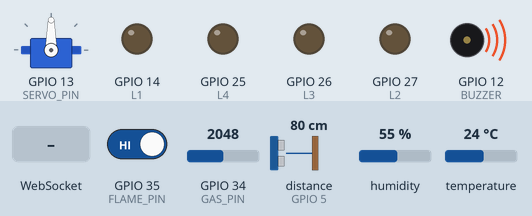
Bench run of a sketch on a simulated ESP32. On the bench: servo, output pins drawn as LEDs (lit = HIGH), buzzer (waves = sounding, pin HIGH). Wiring (inferred from the names in the program): ultrasonic range finder: trigger GPIO 4; echo GPIO 5. The inputs (shaded band) are chosen by the test bench; at power-on: GPIO 34 (GAS_PIN) = 2048, GPIO 35 (FLAME_PIN) HIGH, distance to the obstacle (sensor on GPIO 5) 80 cm, humidity 55 %, temperature 24 °C. The echo pulse lasts 58.3 µs per cm; WiFi joins after 1.5 s; servers stay silent unless stated; pins used as bus, display or sensor lines are not drawn; what the sketch prints to the serial monitor is not drawn.

Above: at 2.7 s.
2.8 s: WebSocket text "F" received
At 3.8 s:
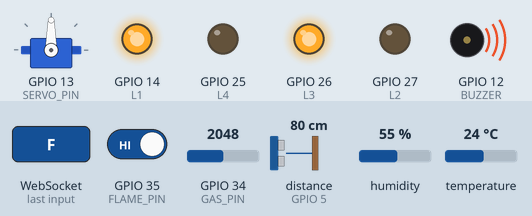
6.3 s: WebSocket text "B" received
At 7.6 s:
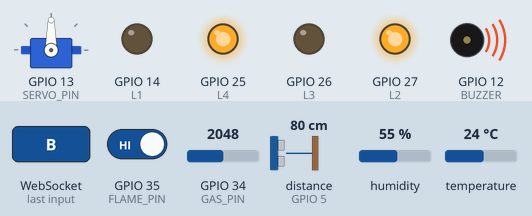
13.0 s: WebSocket text "FORWARD" received
At 14.0 s:
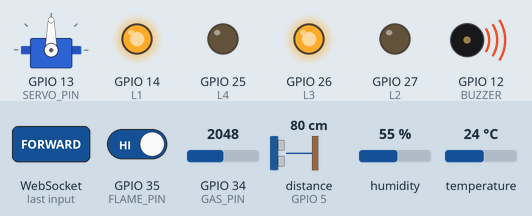
Timing chart, 0 to 15.5 s (numbered marks = the images above; inputs shaded):
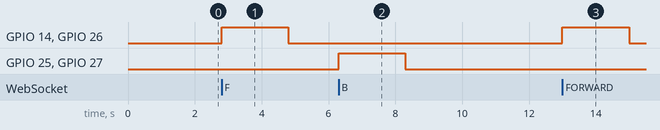

The sketch:

ARDUINO_CODE.ino
```cpp
#include <WiFi.h>
#include <WebSocketsClient.h>
#include <ArduinoJson.h>
#include <ESP32Servo.h>
#include <DHT.h>

// ===== WIFI =====
const char* WIFI_SSID     = "Ox";
const char* WIFI_PASSWORD = "uxic20252";
const char* SERVER_IP     = "10.222.71.222"; // Fixed to match your laptop's current IP!
const int   SERVER_PORT   = 5000;

// ===== PINS =====
#define TRIG 4
#define ECHO 5
#define DHT_PIN 15
#define GAS_PIN 34
#define FLAME_PIN 35
#define BUZZER 12
#define SERVO_PIN 13

// LEFT DRIVER
#define L1 14
#define L2 27
#define L3 26
#define L4 25

// RIGHT DRIVER
#define R1 33
#define R2 32
#define R3 18
#define R4 19

// ===== OBJECTS =====
WebSocketsClient ws;
Servo myServo;
DHT dht(DHT_PIN, DHT11);

// ===== GLOBAL =====
bool wsConnected = false;
unsigned long lastSend = 0;
unsigned long lastCmdTime = 0;

// ===== ULTRASONIC =====
long getDistance() {
  digitalWrite(TRIG, LOW); delayMicroseconds(2);
  digitalWrite(TRIG, HIGH); delayMicroseconds(10);
  digitalWrite(TRIG, LOW);
  long d = pulseIn(ECHO, HIGH, 30000) * 0.034 / 2;
  return (d == 0) ? 400 : d;
}

// ===== MOTOR =====
void stopMotors() {
  digitalWrite(L1,LOW); digitalWrite(L2,LOW);
  digitalWrite(L3,LOW); digitalWrite(L4,LOW);
  digitalWrite(R1,LOW); digitalWrite(R2,LOW);
  digitalWrite(R3,LOW); digitalWrite(R4,LOW);
}

void forward() {
  digitalWrite(L1,HIGH); digitalWrite(L2,LOW);
  digitalWrite(L3,HIGH); digitalWrite(L4,LOW);
  digitalWrite(R1,HIGH); digitalWrite(R2,LOW);
  digitalWrite(R3,HIGH); digitalWrite(R4,LOW);
}

void backward() {
  digitalWrite(L1,LOW); digitalWrite(L2,HIGH);
  digitalWrite(L3,LOW); digitalWrite(L4,HIGH);
  digitalWrite(R1,LOW); digitalWrite(R2,HIGH);
  digitalWrite(R3,LOW); digitalWrite(R4,HIGH);
}

void left() {
  digitalWrite(L1,LOW); digitalWrite(L2,HIGH);
  digitalWrite(L3,LOW); digitalWrite(L4,HIGH);
  digitalWrite(R1,HIGH); digitalWrite(R2,LOW);
  digitalWrite(R3,HIGH); digitalWrite(R4,LOW);
}

void right() {
  digitalWrite(L1,HIGH); digitalWrite(L2,LOW);
  digitalWrite(L3,HIGH); digitalWrite(L4,LOW);
  digitalWrite(R1,LOW); digitalWrite(R2,HIGH);
  digitalWrite(R3,LOW); digitalWrite(R4,HIGH);
}

// ===== SERVO SCAN =====
int scanDirection() {
  int leftDist, rightDist;

  myServo.write(135);
  delay(400);
  leftDist = getDistance();

  myServo.write(45);
  delay(400);
  rightDist = getDistance();

  myServo.write(90);
  delay(200);

  return (leftDist > rightDist) ? 1 : 2;
}

// ===== COMMAND =====
void handleCommand(String cmd) {

  Serial.println("CMD: " + cmd);
  lastCmdTime = millis();

  // Updated to support both old single-letter and new JSON-based full words!
  if(cmd=="F" || cmd=="FORWARD") forward();
  else if(cmd=="B" || cmd=="BACKWARD") backward();
  else if(cmd=="L" || cmd=="LEFT") left();
  else if(cmd=="R" || cmd=="RIGHT") right();
  else if(cmd=="S" || cmd=="STOP" || cmd=="NONE") stopMotors();

  else if(cmd=="AUTO"){
    int d = getDistance();
    if(d < 15){
      stopMotors();
      int dir = scanDirection();
      if(dir==1) left();
      else right();
    } else {
      forward();
    }
  }

  else if(cmd=="BUZ"){
    digitalWrite(BUZZER, !digitalRead(BUZZER));
  }
}

// ===== WEBSOCKET =====
void onWsEvent(WStype_t type, uint8_t* payload, size_t length) {

  if (type == WStype_CONNECTED) {
    wsConnected = true;
    Serial.println("WS CONNECTED");
  }

  else if (type == WStype_DISCONNECTED) {
    wsConnected = false;
    stopMotors();
  }

  else if (type == WStype_TEXT) {
    // Safely convert payload to String using the known length to avoid garbage characters
    String msg = "";
    for(size_t i=0; i<length; i++) msg += (char)payload[i];

    // Check if the payload is a JSON object from our newly updated server
    if (msg.startsWith("{")) {
      StaticJsonDocument<256> doc;
      // deserializeJson is extremely safe when given length
      DeserializationError err = deserializeJson(doc, payload, length);
      if (!err) {
        String cmd = doc["cmd"] | "STOP";
        int angle = doc["angle"] | -1;

        // Handle servo panning from the website directly!
        if (angle >= 0 && angle <= 180) {
          myServo.write(angle);
        }

        // Execute the parsed command
        handleCommand(cmd);
      } else {
        Serial.println("JSON Parse Failed: " + String(err.c_str()));
      }
    } else {
      // Fallback for plain text commands (e.g. "F", "B")
      handleCommand(msg);
    }
  }
}

// ===== SETUP =====
void setup() {
  Serial.begin(115200);

  pinMode(L1,OUTPUT); pinMode(L2,OUTPUT);
  pinMode(L3,OUTPUT); pinMode(L4,OUTPUT);
  pinMode(R1,OUTPUT); pinMode(R2,OUTPUT);
  pinMode(R3,OUTPUT); pinMode(R4,OUTPUT);

  pinMode(TRIG,OUTPUT);
  pinMode(ECHO,INPUT);

  pinMode(GAS_PIN,INPUT);
  pinMode(FLAME_PIN,INPUT);

  pinMode(BUZZER,OUTPUT);
  digitalWrite(BUZZER,HIGH); // OFF

  dht.begin();

  // Default servo attachment (prevents locking up some servos)
  myServo.setPeriodHertz(50);
  myServo.attach(SERVO_PIN);
  myServo.write(90);

  stopMotors();

  // WiFi
  WiFi.begin(WIFI_SSID, WIFI_PASSWORD);
  while (WiFi.status() != WL_CONNECTED) {
    delay(500);
    Serial.print(".");
  }

  Serial.println("\nConnected: " + WiFi.localIP().toString());

  ws.begin(SERVER_IP, SERVER_PORT, "/hardware");
  ws.onEvent(onWsEvent);
  ws.setReconnectInterval(3000);
}

// ===== LOOP =====
void loop() {
  ws.loop();  // must run as fast as possible

  // Non-blocking distance read — only every 100ms
  static unsigned long lastDist = 0;
  static long d = 400;
  if (millis() - lastDist > 100) {
    lastDist = millis();
    d = getDistance();
  }

  ws.loop();  // call again after blocking operations

  // HARD STOP
  if (d < 15) { stopMotors(); }

  // FAILSAFE — stop if no command for 2 seconds
  if (millis() - lastCmdTime > 2000) { stopMotors(); }

  ws.loop();  // call again

  // SEND SENSOR DATA every 1 second
  if (millis() - lastSend > 1000) {
    lastSend = millis();
    float temp = dht.readTemperature();
    float hum  = dht.readHumidity();
    int gas    = analogRead(GAS_PIN);
    int flame  = digitalRead(FLAME_PIN);

    StaticJsonDocument<256> doc;
    doc["distance"] = d;
    doc["temp"]     = isnan(temp) ? 0 : temp;
    doc["humidity"] = isnan(hum)  ? 0 : hum;
    doc["gas"]      = gas;
    doc["flame"]    = (flame == 0 ? "DETECTED" : "NORMAL");
    String json;
    serializeJson(doc, json);
    if (wsConnected) ws.sendTXT(json);
    Serial.println(json);
  }

  ws.loop();  // final call
}
```

Measured:
- after the input at 2.8 s, GPIO 14 (L1), GPIO 26 (L3): LOW → HIGH at once, → LOW 2.0 s later
- after the input at 6.3 s, GPIO 25 (L4), GPIO 27 (L2): LOW → HIGH at once, → LOW 2.0 s later
- after the input at 13.0 s, GPIO 14 (L1), GPIO 26 (L3): LOW → HIGH at once, → LOW 2.0 s later
